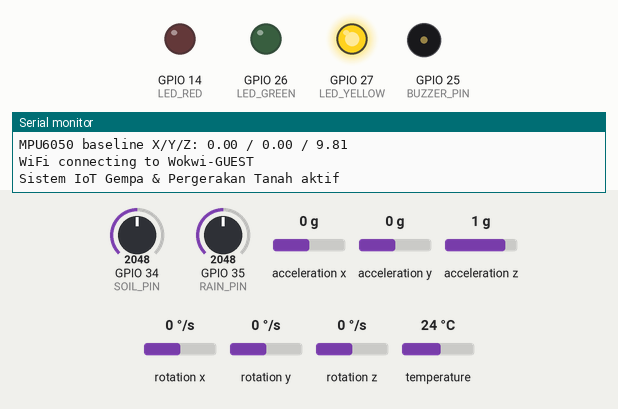
Simulated run of this sketch. Board: ESP32. Parts: output pins drawn as LEDs (lit = HIGH), buzzer (waves = sounding), the last lines printed to the serial monitor. The test bench sets the inputs (shaded band); at power-on: acceleration x 0 g, GPIO 34 (SOIL_PIN) = 2048, GPIO 35 (RAIN_PIN) = 2048, acceleration y 0 g, acceleration z 1 g, rotation x 0 °/s, rotation y 0 °/s, rotation z 0 °/s, temperature 24 °C (analog values on the 0–4095 scale). WiFi joins after 1.5 s; servers stay silent unless stated; no MQTT or app messages arrive unless stated.

Above: at 1.7 s.
1.8 s: acceleration x set to -0.4 g
4.3 s: acceleration x set to -0.7 g
At 5.2 s:
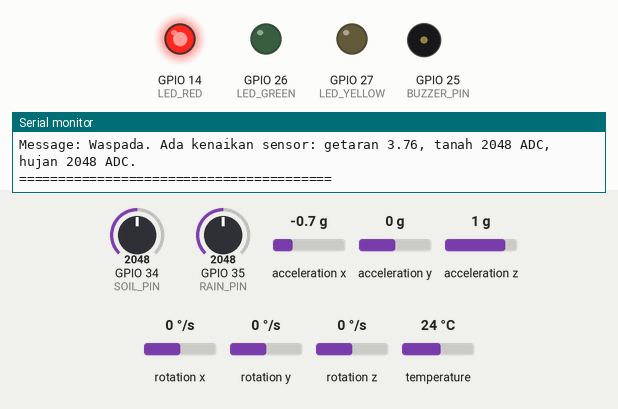
At 5.55 s:
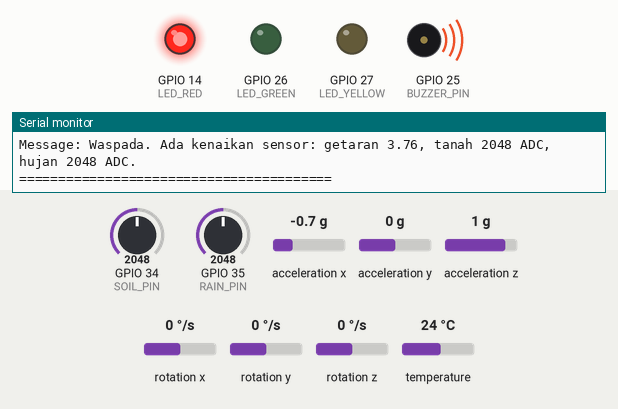
7.3 s: GPIO 34 (SOIL_PIN) set to 3972
Timing chart, 0 to 16.3 s (numbered marks = the images above; inputs shaded):
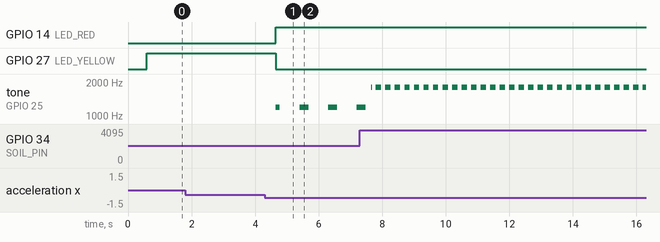

The sketch:

sketch.ino
```cpp
#include <WiFi.h>
#include <PubSubClient.h>
#include <Wire.h>
#include <Adafruit_MPU6050.h>
#include <Adafruit_Sensor.h>
#include <math.h>

Adafruit_MPU6050 mpu;
WiFiClient wifiClient;
PubSubClient mqtt(wifiClient);

constexpr uint8_t SOIL_PIN = 34;
constexpr uint8_t RAIN_PIN = 35;
constexpr uint8_t BUZZER_PIN = 25;
constexpr uint8_t LED_GREEN = 26;
constexpr uint8_t LED_YELLOW = 27;
constexpr uint8_t LED_RED = 14;

namespace Config {
  // Wokwi: use "Wokwi-GUEST" with empty password.
  // Real ESP32: change these values to your WiFi.
  const char* WIFI_SSID = "Wokwi-GUEST";
  const char* WIFI_PASSWORD = "";

  // Use the same broker used by monitoring-html/index.html.
  // For a local Mosquitto broker, this must be the PC/LAN IP, not "localhost".
  const char* MQTT_HOST = "192.168.1.10";
  const uint16_t MQTT_PORT = 1883;
  const char* MQTT_USER = "";
  const char* MQTT_PASSWORD = "";
  const char* MQTT_CLIENT_PREFIX = "esp32-ground-";

  constexpr uint32_t SENSOR_INTERVAL_MS = 250;
  constexpr uint32_t PUBLISH_INTERVAL_MS = 1000;
  constexpr uint32_t SERIAL_INTERVAL_MS = 2000;
  constexpr uint32_t WIFI_RETRY_MS = 5000;
  constexpr uint32_t MQTT_RETRY_MS = 5000;
  constexpr uint32_t MPU_RETRY_MS = 5000;
  constexpr float FILTER_ALPHA = 0.30f;
}

namespace Threshold {
  constexpr float VIBRATION_WASPADA = 2.5f;
  constexpr float VIBRATION_BAHAYA = 5.0f;
  constexpr float VIBRATION_EVAKUASI = 8.0f;
  constexpr int SOIL_WASPADA = 1500;
  constexpr int SOIL_BAHAYA = 2200;
  constexpr int SOIL_EVAKUASI = 3000;
  constexpr int RAIN_WASPADA = 1500;
  constexpr int RAIN_BAHAYA = 2200;
  constexpr int RAIN_EVAKUASI = 3000;
}

namespace Topic {
  const char* TELEMETRY = "groundmovement/telemetry";
  const char* ACCEL_X = "earthquake/accel/x";
  const char* ACCEL_Y = "earthquake/accel/y";
  const char* ACCEL_Z = "earthquake/accel/z";
  const char* VIBRATION = "earthquake/vibration";
  const char* SOIL = "landslide/moisture";
  const char* RAIN = "landslide/rain";
  const char* ALERT_STATUS = "alert/status";
  const char* ALERT_LEVEL = "alert/level";
  const char* ALERT_HIGH = "alert/high";
  const char* ALERT_MESSAGE = "alert/message";
  const char* SYSTEM_STATUS = "system/status";
  const char* SYSTEM_IP = "system/ip";
  const char* SYSTEM_UPTIME = "system/uptime";
  const char* SYSTEM_RSSI = "system/rssi";
}

struct SensorFrame {
  float x = 0.0f;
  float y = 0.0f;
  float z = 9.81f;
  float vibration = 0.0f;
  int soil = 0;
  int rain = 0;
  uint8_t level = 0;
  const char* status = "Normal";
  bool highAlert = false;
  bool mpuOk = false;
};

SensorFrame frame;

float baselineX = 0.0f;
float baselineY = 0.0f;
float baselineZ = 9.81f;
float filteredSoil = 0.0f;
float filteredRain = 0.0f;
bool filterReady = false;
bool mpuReady = false;

char alertMessage[128] = "Kondisi stabil";

uint32_t lastSensorRead = 0;
uint32_t lastPublish = 0;
uint32_t lastSerial = 0;
uint32_t lastWifiAttempt = 0;
uint32_t lastMqttAttempt = 0;
uint32_t lastMpuRetry = 0;

float ema(float previous, float current) {
  return previous + (Config::FILTER_ALPHA * (current - previous));
}

const char* statusText(uint8_t level) {
  if (level == 1) return "Waspada";
  if (level == 2) return "Bahaya";
  if (level >= 3) return "Evakuasi";
  return "Normal";
}

void setupPins() {
  pinMode(BUZZER_PIN, OUTPUT);
  pinMode(LED_GREEN, OUTPUT);
  pinMode(LED_YELLOW, OUTPUT);
  pinMode(LED_RED, OUTPUT);

  digitalWrite(LED_GREEN, LOW);
  digitalWrite(LED_YELLOW, LOW);
  digitalWrite(LED_RED, LOW);
  noTone(BUZZER_PIN);

  analogReadResolution(12);
  analogSetPinAttenuation(SOIL_PIN, ADC_11db);
  analogSetPinAttenuation(RAIN_PIN, ADC_11db);
}

bool initMpu() {
  if (!mpu.begin()) {
    return false;
  }

  mpu.setAccelerometerRange(MPU6050_RANGE_8_G);
  mpu.setGyroRange(MPU6050_RANGE_500_DEG);
  mpu.setFilterBandwidth(MPU6050_BAND_21_HZ);
  return true;
}

void calibrateMpu() {
  if (!mpuReady) return;

  constexpr uint8_t samples = 40;
  float sumX = 0.0f;
  float sumY = 0.0f;
  float sumZ = 0.0f;

  for (uint8_t i = 0; i < samples; i++) {
    sensors_event_t accel;
    sensors_event_t gyro;
    sensors_event_t temp;
    mpu.getEvent(&accel, &gyro, &temp);
    sumX += accel.acceleration.x;
    sumY += accel.acceleration.y;
    sumZ += accel.acceleration.z;
    delay(10);
  }

  baselineX = sumX / samples;
  baselineY = sumY / samples;
  baselineZ = sumZ / samples;

  Serial.print("MPU6050 baseline X/Y/Z: ");
  Serial.print(baselineX, 2);
  Serial.print(" / ");
  Serial.print(baselineY, 2);
  Serial.print(" / ");
  Serial.println(baselineZ, 2);
}

void maintainWiFi(bool force = false) {
  if (WiFi.status() == WL_CONNECTED) return;

  const uint32_t now = millis();
  if (!force && lastWifiAttempt != 0 && now - lastWifiAttempt < Config::WIFI_RETRY_MS) {
    return;
  }

  lastWifiAttempt = now;
  WiFi.disconnect(false);
  WiFi.begin(Config::WIFI_SSID, Config::WIFI_PASSWORD);

  Serial.print("WiFi connecting to ");
  Serial.println(Config::WIFI_SSID);
}

void publishText(const char* topic, const char* value, bool retained = true) {
  mqtt.publish(topic, value, retained);
}

void publishInt(const char* topic, long value, bool retained = true) {
  char payload[24];
  snprintf(payload, sizeof(payload), "%ld", value);
  mqtt.publish(topic, payload, retained);
}

void publishFloat(const char* topic, float value, uint8_t decimals = 2, bool retained = true) {
  char payload[24];
  dtostrf(value, 0, decimals, payload);
  mqtt.publish(topic, payload, retained);
}

void formatIpAddress(char* buffer, size_t bufferSize, IPAddress ip) {
  snprintf(
    buffer,
    bufferSize,
    "%u.%u.%u.%u",
    static_cast<unsigned int>(ip[0]),
    static_cast<unsigned int>(ip[1]),
    static_cast<unsigned int>(ip[2]),
    static_cast<unsigned int>(ip[3])
  );
}

void publishState(bool retained = true) {
  if (!mqtt.connected()) return;

  publishFloat(Topic::ACCEL_X, frame.x, 2, retained);
  publishFloat(Topic::ACCEL_Y, frame.y, 2, retained);
  publishFloat(Topic::ACCEL_Z, frame.z, 2, retained);
  publishFloat(Topic::VIBRATION, frame.vibration, 2, retained);
  publishInt(Topic::SOIL, frame.soil, retained);
  publishInt(Topic::RAIN, frame.rain, retained);
  publishText(Topic::ALERT_STATUS, frame.status, true);
  publishInt(Topic::ALERT_LEVEL, frame.level, true);
  publishText(Topic::ALERT_HIGH, frame.highAlert ? "1" : "0", true);
  publishText(Topic::ALERT_MESSAGE, alertMessage, true);
  publishInt(Topic::SYSTEM_UPTIME, millis() / 1000UL, true);
  publishInt(Topic::SYSTEM_RSSI, WiFi.status() == WL_CONNECTED ? WiFi.RSSI() : 0, true);

  char telemetry[320];
  snprintf(
    telemetry,
    sizeof(telemetry),
    "{\"x\":%.2f,\"y\":%.2f,\"z\":%.2f,\"vibration\":%.2f,\"soil\":%d,\"rain\":%d,\"level\":%u,\"status\":\"%s\",\"high\":%s,\"message\":\"%s\",\"mpuOk\":%s,\"uptime\":%lu,\"rssi\":%ld}",
    frame.x,
    frame.y,
    frame.z,
    frame.vibration,
    frame.soil,
    frame.rain,
    frame.level,
    frame.status,
    frame.highAlert ? "true" : "false",
    alertMessage,
    frame.mpuOk ? "true" : "false",
    millis() / 1000UL,
    WiFi.status() == WL_CONNECTED ? WiFi.RSSI() : 0L
  );

  mqtt.publish(Topic::TELEMETRY, telemetry, retained);
}

void maintainMqtt(bool force = false) {
  if (mqtt.connected()) return;
  if (WiFi.status() != WL_CONNECTED) return;

  const uint32_t now = millis();
  if (!force && lastMqttAttempt != 0 && now - lastMqttAttempt < Config::MQTT_RETRY_MS) {
    return;
  }

  lastMqttAttempt = now;

  char clientId[48];
  const uint32_t chipId = static_cast<uint32_t>(ESP.getEfuseMac() & 0xFFFFFF);
  snprintf(clientId, sizeof(clientId), "%s%06lX", Config::MQTT_CLIENT_PREFIX, static_cast<unsigned long>(chipId));

  bool connected = false;
  if (strlen(Config::MQTT_USER) > 0) {
    connected = mqtt.connect(
      clientId,
      Config::MQTT_USER,
      Config::MQTT_PASSWORD,
      Topic::SYSTEM_STATUS,
      1,
      true,
      "offline"
    );
  } else {
    connected = mqtt.connect(
      clientId,
      Topic::SYSTEM_STATUS,
      1,
      true,
      "offline"
    );
  }

  if (connected) {
    Serial.println("MQTT connected");
    char ipPayload[16];
    formatIpAddress(ipPayload, sizeof(ipPayload), WiFi.localIP());
    publishText(Topic::SYSTEM_STATUS, "online", true);
    publishText(Topic::SYSTEM_IP, ipPayload, true);
    publishState(true);
  } else {
    Serial.print("MQTT connect failed, state=");
    Serial.println(mqtt.state());
  }
}

uint8_t evaluateLevel(const SensorFrame& sample) {
  uint8_t level = 0;

  if (
    sample.vibration >= Threshold::VIBRATION_EVAKUASI ||
    sample.soil >= Threshold::SOIL_EVAKUASI ||
    sample.rain >= Threshold::RAIN_EVAKUASI
  ) {
    level = 3;
  } else if (
    sample.vibration >= Threshold::VIBRATION_BAHAYA ||
    sample.soil >= Threshold::SOIL_BAHAYA ||
    sample.rain >= Threshold::RAIN_BAHAYA
  ) {
    level = 2;
  } else if (
    sample.vibration >= Threshold::VIBRATION_WASPADA ||
    sample.soil >= Threshold::SOIL_WASPADA ||
    sample.rain >= Threshold::RAIN_WASPADA
  ) {
    level = 1;
  }

  if (!sample.mpuOk && level < 2) {
    level = 2;
  }

  return level;
}

void composeAlertMessage() {
  if (!frame.mpuOk) {
    snprintf(alertMessage, sizeof(alertMessage), "MPU6050 tidak terbaca. Periksa kabel SDA/SCL dan daya sensor.");
    return;
  }

  if (frame.level == 0) {
    snprintf(alertMessage, sizeof(alertMessage), "Kondisi stabil. Getaran %.2f, tanah %d ADC, hujan %d ADC.", frame.vibration, frame.soil, frame.rain);
  } else if (frame.level == 1) {
    snprintf(alertMessage, sizeof(alertMessage), "Waspada. Ada kenaikan sensor: getaran %.2f, tanah %d ADC, hujan %d ADC.", frame.vibration, frame.soil, frame.rain);
  } else if (frame.level == 2) {
    snprintf(alertMessage, sizeof(alertMessage), "Bahaya. Periksa area segera: getaran %.2f, tanah %d ADC, hujan %d ADC.", frame.vibration, frame.soil, frame.rain);
  } else {
    snprintf(alertMessage, sizeof(alertMessage), "Evakuasi. Level kritis: getaran %.2f, tanah %d ADC, hujan %d ADC.", frame.vibration, frame.soil, frame.rain);
  }
}

void retryMpuIfNeeded() {
  if (mpuReady) return;

  const uint32_t now = millis();
  if (lastMpuRetry != 0 && now - lastMpuRetry < Config::MPU_RETRY_MS) {
    return;
  }

  lastMpuRetry = now;
  Serial.println("Retry MPU6050...");
  mpuReady = initMpu();

  if (mpuReady) {
    Serial.println("MPU6050 recovered");
    calibrateMpu();
    filterReady = false;
  }
}

void readSensors() {
  retryMpuIfNeeded();

  sensors_event_t accel;
  sensors_event_t gyro;
  sensors_event_t temp;

  bool gotMpu = false;
  if (mpuReady) {
    gotMpu = mpu.getEvent(&accel, &gyro, &temp);
    if (!gotMpu) {
      Serial.println("MPU6050 read failed");
      mpuReady = false;
    }
  }

  const float rawX = gotMpu ? accel.acceleration.x : baselineX;
  const float rawY = gotMpu ? accel.acceleration.y : baselineY;
  const float rawZ = gotMpu ? accel.acceleration.z : baselineZ;
  const int rawSoil = analogRead(SOIL_PIN);
  const int rawRain = analogRead(RAIN_PIN);

  if (!filterReady) {
    frame.x = rawX;
    frame.y = rawY;
    frame.z = rawZ;
    filteredSoil = rawSoil;
    filteredRain = rawRain;
    filterReady = true;
  } else {
    frame.x = ema(frame.x, rawX);
    frame.y = ema(frame.y, rawY);
    frame.z = ema(frame.z, rawZ);
    filteredSoil = ema(filteredSoil, rawSoil);
    filteredRain = ema(filteredRain, rawRain);
  }

  frame.vibration = fabs(frame.x - baselineX) + fabs(frame.y - baselineY) + fabs(frame.z - baselineZ);
  frame.soil = static_cast<int>(filteredSoil + 0.5f);
  frame.rain = static_cast<int>(filteredRain + 0.5f);
  frame.mpuOk = gotMpu;
  frame.level = evaluateLevel(frame);
  frame.status = statusText(frame.level);
  frame.highAlert = frame.level >= 2;

  composeAlertMessage();
}

void updateOutputs() {
  digitalWrite(LED_GREEN, frame.level == 0 ? HIGH : LOW);
  digitalWrite(LED_YELLOW, frame.level == 1 ? HIGH : LOW);
  digitalWrite(LED_RED, frame.level >= 2 ? HIGH : LOW);

  if (frame.level < 2) {
    noTone(BUZZER_PIN);
    return;
  }

  const uint32_t period = frame.level >= 3 ? 300UL : 900UL;
  const uint32_t onTime = frame.level >= 3 ? 170UL : 280UL;
  const uint16_t frequency = frame.level >= 3 ? 1800 : 1200;

  if ((millis() % period) < onTime) {
    tone(BUZZER_PIN, frequency);
  } else {
    noTone(BUZZER_PIN);
  }
}

void printSerialReport() {
  Serial.println();
  Serial.println("========================================");
  Serial.println(" EARTHQUAKE & LANDSLIDE MONITOR");
  Serial.println("========================================");
  Serial.print("WiFi: ");
  if (WiFi.status() == WL_CONNECTED) {
    char ipPayload[16];
    formatIpAddress(ipPayload, sizeof(ipPayload), WiFi.localIP());
    Serial.print(ipPayload);
  } else {
    Serial.print("disconnected");
  }
  Serial.print(" | MQTT: ");
  Serial.println(mqtt.connected() ? "connected" : "disconnected");

  Serial.print("X/Y/Z: ");
  Serial.print(frame.x, 2);
  Serial.print(" / ");
  Serial.print(frame.y, 2);
  Serial.print(" / ");
  Serial.print(frame.z, 2);
  Serial.println(" m/s^2");

  Serial.print("Vibration: ");
  Serial.print(frame.vibration, 2);
  Serial.print(" | Soil: ");
  Serial.print(frame.soil);
  Serial.print(" ADC | Rain: ");
  Serial.print(frame.rain);
  Serial.println(" ADC");

  Serial.print("Status: ");
  Serial.print(frame.status);
  Serial.print(" | Level: ");
  Serial.println(frame.level);
  Serial.print("Message: ");
  Serial.println(alertMessage);
  Serial.println("========================================");
}

void setup() {
  Serial.begin(115200);
  delay(100);

  setupPins();
  Wire.begin(21, 22);

  mpuReady = initMpu();
  if (mpuReady) {
    calibrateMpu();
  } else {
    Serial.println("MPU6050 tidak terdeteksi, sistem akan retry otomatis.");
  }

  WiFi.mode(WIFI_STA);
  WiFi.setAutoReconnect(true);
  WiFi.persistent(false);

  mqtt.setServer(Config::MQTT_HOST, Config::MQTT_PORT);
  mqtt.setKeepAlive(30);
  mqtt.setSocketTimeout(3);
  mqtt.setBufferSize(512);

  maintainWiFi(true);

  Serial.println("Sistem IoT Gempa & Pergerakan Tanah aktif");
}

void loop() {
  const uint32_t now = millis();

  maintainWiFi();
  maintainMqtt();
  if (mqtt.connected()) {
    mqtt.loop();
  }

  if (now - lastSensorRead >= Config::SENSOR_INTERVAL_MS) {
    lastSensorRead = now;
    readSensors();
  }

  updateOutputs();

  if (now - lastPublish >= Config::PUBLISH_INTERVAL_MS) {
    lastPublish = now;
    publishState(true);
  }

  if (now - lastSerial >= Config::SERIAL_INTERVAL_MS) {
    lastSerial = now;
    printSerialReport();
  }
}
```

Measured:
- the behaviour switches between -0.5 and -0.6 g on acceleration x (found by bisection; images 0 and 1)
- after the input at 4.3 s, GPIO 14 (LED_RED): LOW → HIGH after 0.35 s; GPIO 27 (LED_YELLOW): HIGH → LOW after 0.35 s; tone on GPIO 25 (BUZZER_PIN): silent → 1200 Hz after 0.35 s, then repeats every 0.90 s: silent 0.62 s, 1200 Hz 0.28 s
